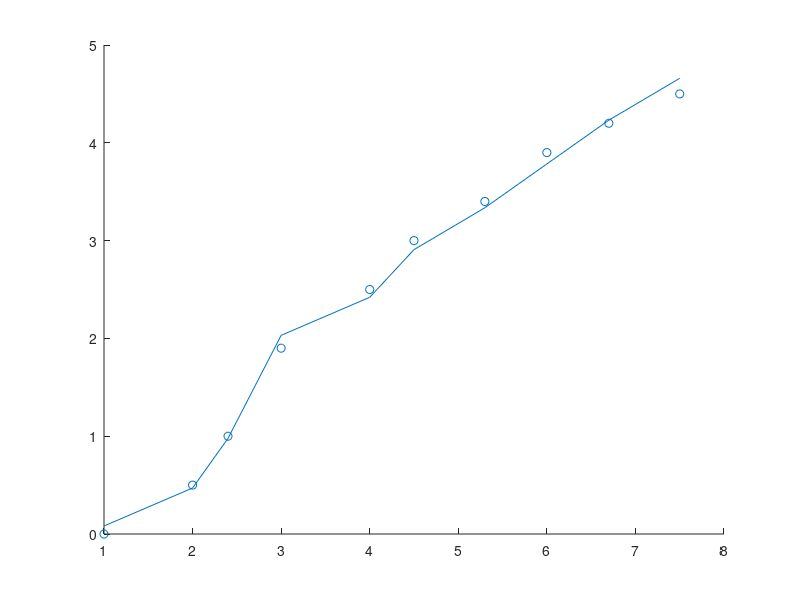

MATLAB code to generate this figure:
clear all
%% /Users/rafiul_rasel/Desktop/Machine_Learning/LinearRegression/MultiVariable


y = [0; 0.5; 1; 1.9; 2.5; 3; 3.4; 3.9; 4.2; 4.5];
len = length(y);
x = [1; 1; 1; 1; 1; 1; 1; 1; 1; 1;];
x = [x, [1; 2; 2.4; 3; 4; 4.5; 5.3; 6; 6.7; 7.5]];
x = [x, [0; 1; 2; 4; 5; 6; 7; 8; 9; 10]];

%% least square norm method
%% x.'*x can be singular, use tikhonov regularizaiton to regularize 
t = pinv(x.'*x)*x.'*y;

disp(1);
scatter(x(:,2),y); hold on;
y1 = x*t;

plot(x(:,2), y1); hold off;






